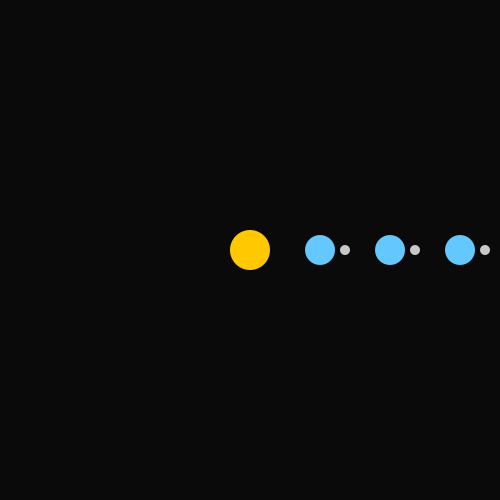
Frame 1 (no input)
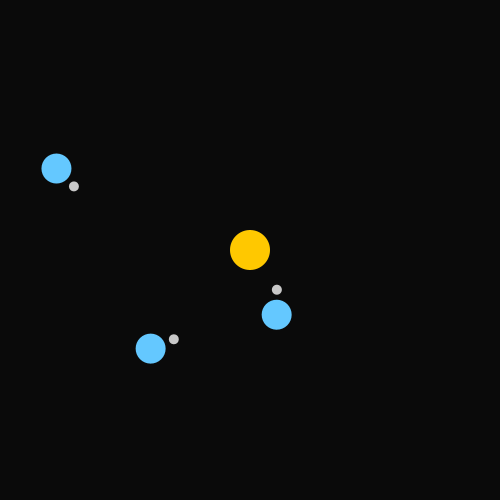
Frame 60 (the mouse pressed at the canvas centre just before this capture)
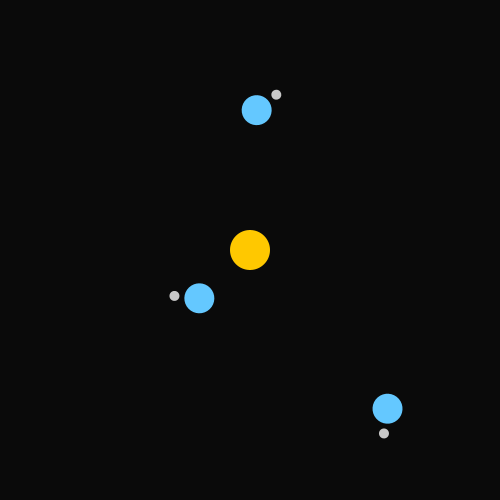
Frame 120 (the mouse held since frame 60 and released just before this capture)

The Processing sketch that drew these frames (run headless with seeded random() and noise(); from frame 60 on, the mouse is pressed at the canvas centre):

// Processing sketch: ej_13_orbitas_anidado
// ── ej_13_orbitas_anidado.pde
// Ejemplo 13 - translate + rotate + for + animacion: sistema de orbitas
// El for crea varios "planetas" en orbitas a distinta distancia,
// y cada planeta tiene una luna girando a su alrededor.
// pushMatrix/popMatrix aislan cada planeta para que no se arrastren entre si.

float angulo = 0;

void setup() {
  size(500, 500);
  noStroke();
}

void draw() {
  background(10);

  translate(250, 250); // centro del sistema

  // Sol en el centro
  fill(255, 200, 0);
  ellipse(0, 0, 40, 40);

  // for externo: 3 planetas, cada uno mas lejos y mas rapido
  for (int p = 1; p <= 3; p++) {
    pushMatrix();                 // guardamos el origen (centro)

    rotate(angulo * p);           // cada planeta gira a distinta velocidad
    translate(p * 70, 0);         // distancia segun el numero de planeta

    fill(100, 200, 255);
    ellipse(0, 0, 30, 30);        // el planeta

    // Una luna girando alrededor de ESTE planeta
    pushMatrix();
    rotate(angulo * 3);          // la luna gira mas rapido que el planeta
    translate(25, 0);
    fill(200);
    ellipse(0, 0, 10, 10);       // la luna
    popMatrix();

    popMatrix();                  // volvemos al centro para el proximo planeta
  }

  angulo = angulo + 0.02;
}
